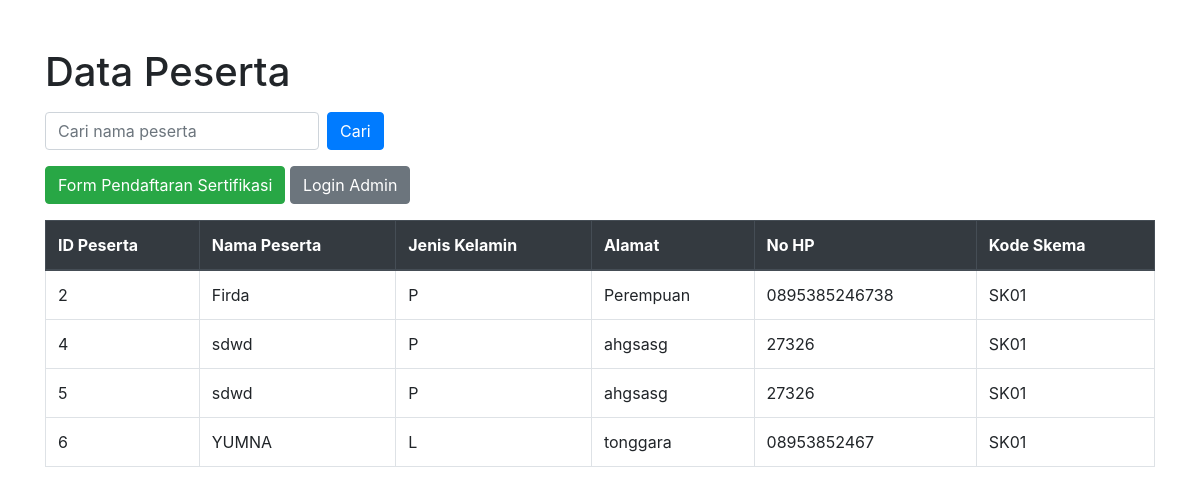
Screenshot of /lihat.php with the database file from the repository.
### tables this page shows
CREATE TABLE `peserta` (
  `id_peserta` int(11) NOT NULL,
  `kd_skema` varchar(10) DEFAULT NULL,
  `nm_peserta` varchar(100) DEFAULT NULL,
  `jekel` enum('L','P') DEFAULT NULL,
  `alamat` text DEFAULT NULL,
  `no_hp` varchar(15) DEFAULT NULL
);

### lihat.php (the view, shortened to what this page needs)
<?php
include 'config.php';
$search = isset($_GET['search']) ? $_GET['search'] : '';
$sql = "SELECT * FROM Peserta WHERE nm_peserta LIKE '%$search%'";
$result = $conn->query($sql);
?>
<!DOCTYPE html>
<html>
<head>
    <link href="https://stackpath.bootstrapcdn.com/bootstrap/4.5.2/css/bootstrap.min.css" rel="stylesheet">
</head>
<body>
    <div class="container">
        <h1 class="mt-5">Data Peserta</h1>
        <form class="form-inline my-3" method="GET" action="index.php">
            <input type="text" class="form-control mr-2" name="search" placeholder="Cari nama peserta" value="<?php echo $search; ?>">
            <button type="submit" class="btn btn-primary">Cari</button>
        </form>
        <a href="form_pendaftaran.php" class="btn btn-success mb-3">Form Pendaftaran Sertifikasi</a>
        <a href="login.php" class="btn btn-secondary mb-3">Login Admin</a>
        <table class="table table-bordered">
            <thead class="thead-dark">
                <tr>
                    <th>ID Peserta</th>
                    <th>Nama Peserta</th>
                    <th>Jenis Kelamin</th>
                    <th>Alamat</th>
                    <th>No HP</th>
                    <th>Kode Skema</th>
                </tr>
            </thead>
            <tbody>
                <?php
                if ($result->num_rows > 0) {
                    while($row = $result->fetch_assoc()) {
                        echo "<tr>
                                <td>{$row['id_peserta']}</td>
                                <td>{$row['nm_peserta']}</td>
                                <td>{$row['jekel']}</td>
                                <td>{$row['alamat']}</td>
                                <td>{$row['no_hp']}</td>
                                <td>{$row['kd_skema']}</td>
                            </tr>";
                    }
                } else {
                    echo "<tr><td colspan='6' class='text-center'>Tidak ada data</td></tr>";
                }
                ?>
            </tbody>
        </table>
    </div>
</body>
</html>

### rows the page displays
peserta: id_peserta "2", nm_peserta "Firda", jekel "P", alamat "Perempuan", no_hp "0895385246738", kd_skema "SK01"
peserta: id_peserta "4", nm_peserta "sdwd", jekel "P", alamat "ahgsasg", no_hp "27326", kd_skema "SK01"
peserta: id_peserta "5", nm_peserta "sdwd", jekel "P", alamat "ahgsasg", no_hp "27326", kd_skema "SK01"
peserta: id_peserta "6", nm_peserta "YUMNA", jekel "L", alamat "tonggara", no_hp "08953852467", kd_skema "SK01"
